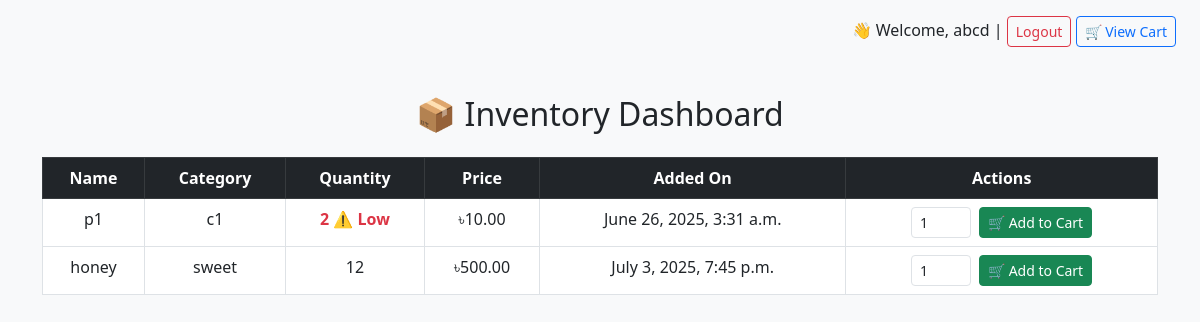
The page / (signed in) on the database its author committed.
### inventory/models.py (models this page shows, shortened)
class Product(models.Model):
    name = models.CharField(max_length=100)
    category = models.CharField(max_length=50)
    quantity = models.PositiveIntegerField()
    price = models.DecimalField(max_digits=10, decimal_places=2)
    added_on = models.DateTimeField(auto_now_add=True)

### inventory/views.py (the view)
# urls.py: path('', views.product_list, name='product_list'),
@login_required
def product_list(request):
    products = Product.objects.all()
    context = {
        'products': products,
        'is_admin': request.user.is_staff or request.user.is_superuser
    }
    return render(request, 'inventory/product_list.html', context)

### inventory/templates/inventory/product_list.html (shortened to what this page needs)
<!DOCTYPE html>
<html lang="en">
<head>
    <link href="https://cdn.jsdelivr.net/npm/bootstrap@5.3.0/dist/css/bootstrap.min.css" rel="stylesheet">
</head>
<body class="bg-light">
<div class="text-end me-4 mt-3">
    {% if user.is_authenticated %}
        👋 Welcome, {{ user.username }} |
        <a href="{% url 'logout' %}" class="btn btn-outline-danger btn-sm">Logout</a>
    {% else %}
        <a href="{% url 'login' %}" class="btn btn-outline-primary btn-sm">Login</a>
    {% endif %}
    {% if not is_admin %}
        <a href="{% url 'cart_view' %}" class="btn btn-outline-primary btn-sm">🛒 View Cart</a>
    {% endif %}
</div>
<div class="container mt-5">
    <h2 class="text-center mb-4">📦 Inventory Dashboard</h2>
    <table class="table table-bordered table-hover">
        <thead class="table-dark text-center">
            <tr>
                <th>Name</th>
                <th>Category</th>
                <th>Quantity</th>
                <th>Price</th>
                <th>Added On</th>
                <th>Actions</th>
            </tr>
        </thead>
        <tbody class="text-center">
            {% for product in products %}
            <tr>
                <td>{{ product.name }}</td>
                <td>{{ product.category }}</td>
                <td class="{% if product.quantity < 5 %}text-danger fw-bold{% endif %}">
                    {{ product.quantity }}
                    {% if product.quantity < 5 %}⚠️ Low{% endif %}
                </td>
                <td>৳{{ product.price }}</td>
                <td>{{ product.added_on }}</td>
                <td>
                    {% if is_admin %}
                        <a href="{% url 'edit_product' product.id %}" class="btn btn-sm btn-warning">Edit</a>
                        <a href="{% url 'delete_product' product.id %}" class="btn btn-sm btn-danger"
                           onclick="return confirm('Are you sure?');">Delete</a>
                    {% else %}
                        <form method="POST" action="{% url 'add_to_cart' product.id %}" class="d-flex align-items-center justify-content-center gap-2">
                            <input type="number" name="quantity" min="1" max="{{ product.quantity }}" value="1"
                                   class="form-control form-control-sm" style="width: 60px;" required>
                            <button type="submit" class="btn btn-sm btn-success">🛒 Add to Cart</button>
                        </form>
                    {% endif %}
                </td>
            </tr>
            {% endfor %}
        </tbody>
    </table>
</div>
</body>
</html>

### rows shown on the page
Product: name "p1", category "c1", quantity "2", shows "⚠️ Low", price "10.00", added_on "June 26, 2025, 3:31 a.m."
Product: name "honey", category "sweet", quantity "12", price "500.00", added_on "July 3, 2025, 7:45 p.m."

### other values the page prints
{{ user.username }} "abcd"
